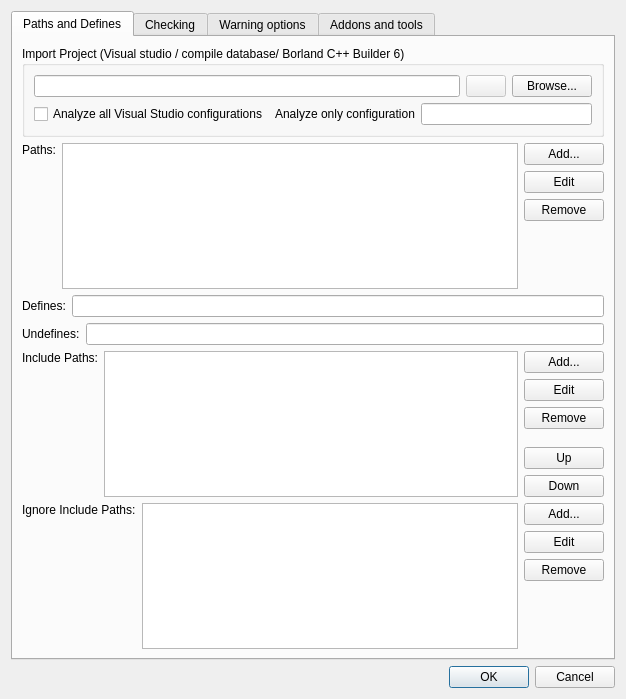
<?xml version="1.0" encoding="UTF-8"?>
<ui version="4.0">
 <class>ProjectFile</class>
 <widget class="QDialog" name="ProjectFile">
  <property name="geometry">
   <rect>
    <x>0</x>
    <y>0</y>
    <width>626</width>
    <height>699</height>
   </rect>
  </property>
  <property name="windowTitle">
   <string>Project File</string>
  </property>
  <layout class="QVBoxLayout" name="verticalLayout">
   <item>
    <widget class="QTabWidget" name="tabWidget">
     <property name="currentIndex">
      <number>0</number>
     </property>
     <widget class="QWidget" name="mTabPathsAndDefines">
      <attribute name="title">
       <string>Paths and Defines</string>
      </attribute>
      <layout class="QVBoxLayout" name="verticalLayout_9">
       <item>
        <widget class="QGroupBox" name="groupBox_4">
         <property name="title">
          <string>Import Project (Visual studio / compile database/ Borland C++ Builder 6)</string>
         </property>
         <layout class="QVBoxLayout" name="verticalLayout_4">
          <item>
           <layout class="QHBoxLayout" name="horizontalLayout">
            <item>
             <widget class="QLineEdit" name="mEditImportProject">
              <property name="readOnly">
               <bool>true</bool>
              </property>
             </widget>
            </item>
            <item>
             <widget class="QPushButton" name="mBtnClearImportProject">
              <property name="enabled">
               <bool>false</bool>
              </property>
              <property name="text">
               <string/>
              </property>
              <property name="icon">
               <iconset>
                <activeon>:/images/edit-clear.png</activeon>
               </iconset>
              </property>
             </widget>
            </item>
            <item>
             <widget class="QPushButton" name="mBtnBrowseImportProject">
              <property name="text">
               <string>Browse...</string>
              </property>
             </widget>
            </item>
           </layout>
          </item>
          <item>
           <layout class="QHBoxLayout" name="horizontalLayout_7">
            <item>
             <widget class="QCheckBox" name="mChkAllVsConfigs">
              <property name="toolTip">
               <string>&lt;html&gt;&lt;head/&gt;&lt;body&gt;&lt;p&gt;You have a choice:&lt;/p&gt;&lt;ul&gt;&lt;li&gt;Analyze all Debug and Release configurations&lt;/li&gt;&lt;li&gt;Only analyze the specified configuration&lt;/li&gt;&lt;/ul&gt;&lt;/body&gt;&lt;/html&gt;</string>
              </property>
              <property name="text">
               <string>Analyze all Visual Studio configurations</string>
              </property>
             </widget>
            </item>
            <item>
             <widget class="QLabel" name="label_3">
              <property name="text">
               <string>Analyze only configuration</string>
              </property>
             </widget>
            </item>
            <item>
             <widget class="QLineEdit" name="mEditVsConfig">
              <property name="toolTip">
               <string>Format &quot;configuration|platform&quot;, e.g. Release|x64
The first matching Debug configuration is used by default</string>
              </property>
             </widget>
            </item>
           </layout>
          </item>
         </layout>
        </widget>
       </item>
       <item>
        <layout class="QHBoxLayout" name="mLayoutCheckPaths">
         <item>
          <layout class="QVBoxLayout" name="verticalLayout_5">
           <item>
            <widget class="QLabel" name="mLabelCheckPaths">
             <property name="text">
              <string>Paths:</string>
             </property>
            </widget>
           </item>
           <item>
            <spacer name="verticalSpacer_2">
             <property name="orientation">
              <enum>Qt::Vertical</enum>
             </property>
             <property name="sizeHint" stdset="0">
              <size>
               <width>20</width>
               <height>40</height>
              </size>
             </property>
            </spacer>
           </item>
          </layout>
         </item>
         <item>
          <widget class="QListWidget" name="mListCheckPaths"/>
         </item>
         <item>
          <layout class="QVBoxLayout" name="mLayoutCheckPathsButtons">
           <item>
            <widget class="QPushButton" name="mBtnAddCheckPath">
             <property name="text">
              <string>Add...</string>
             </property>
            </widget>
           </item>
           <item>
            <widget class="QPushButton" name="mBtnEditCheckPath">
             <property name="text">
              <string>Edit</string>
             </property>
            </widget>
           </item>
           <item>
            <widget class="QPushButton" name="mBtnRemoveCheckPath">
             <property name="text">
              <string>Remove</string>
             </property>
            </widget>
           </item>
           <item>
            <spacer name="verticalSpacer_3">
             <property name="orientation">
              <enum>Qt::Vertical</enum>
             </property>
             <property name="sizeHint" stdset="0">
              <size>
               <width>20</width>
               <height>40</height>
              </size>
             </property>
            </spacer>
           </item>
          </layout>
         </item>
        </layout>
       </item>
       <item>
        <layout class="QHBoxLayout" name="mLayoutDefines">
         <item>
          <widget class="QLabel" name="mLabelDefines">
           <property name="text">
            <string>Defines:</string>
           </property>
           <property name="buddy">
            <cstring>mEditDefines</cstring>
           </property>
          </widget>
         </item>
         <item>
          <widget class="QLineEdit" name="mEditDefines">
           <property name="toolTip">
            <string>Defines must be separated by a semicolon. Example: DEF1;DEF2=5;DEF3=int</string>
           </property>
          </widget>
         </item>
        </layout>
       </item>
       <item>
        <layout class="QHBoxLayout" name="mLayoutUndefines">
         <item>
          <widget class="QLabel" name="mLabelUndefines">
           <property name="text">
            <string>Undefines:</string>
           </property>
           <property name="buddy">
            <cstring>mEditUndefines</cstring>
           </property>
          </widget>
         </item>
         <item>
          <widget class="QLineEdit" name="mEditUndefines">
           <property name="toolTip">
            <string>Undefines must be separated by a semicolon. Example: UNDEF1;UNDEF2;UNDEF3</string>
           </property>
          </widget>
         </item>
        </layout>
       </item>
       <item>
        <layout class="QHBoxLayout" name="mLayoutIncludePaths">
         <item>
          <layout class="QVBoxLayout" name="verticalLayout_11">
           <item>
            <widget class="QLabel" name="mLabelIncludePaths">
             <property name="text">
              <string>Include Paths:</string>
             </property>
            </widget>
           </item>
           <item>
            <spacer name="verticalSpacer_6">
             <property name="orientation">
              <enum>Qt::Vertical</enum>
             </property>
             <property name="sizeHint" stdset="0">
              <size>
               <width>20</width>
               <height>40</height>
              </size>
             </property>
            </spacer>
           </item>
          </layout>
         </item>
         <item>
          <widget class="QListWidget" name="mListIncludeDirs">
           <property name="selectionBehavior">
            <enum>QAbstractItemView::SelectRows</enum>
           </property>
          </widget>
         </item>
         <item>
          <layout class="QVBoxLayout" name="mLayoutIncludePathsButtons">
           <item>
            <widget class="QPushButton" name="mBtnAddInclude">
             <property name="text">
              <string>Add...</string>
             </property>
            </widget>
           </item>
           <item>
            <widget class="QPushButton" name="mBtnEditInclude">
             <property name="text">
              <string>Edit</string>
             </property>
            </widget>
           </item>
           <item>
            <widget class="QPushButton" name="mBtnRemoveInclude">
             <property name="text">
              <string>Remove</string>
             </property>
            </widget>
           </item>
           <item>
            <spacer name="verticalSpacer">
             <property name="orientation">
              <enum>Qt::Vertical</enum>
             </property>
             <property name="sizeHint" stdset="0">
              <size>
               <width>20</width>
               <height>40</height>
              </size>
             </property>
            </spacer>
           </item>
           <item>
            <widget class="QPushButton" name="mBtnIncludeUp">
             <property name="text">
              <string>Up</string>
             </property>
            </widget>
           </item>
           <item>
            <widget class="QPushButton" name="mBtnIncludeDown">
             <property name="text">
              <string>Down</string>
             </property>
            </widget>
           </item>
          </layout>
         </item>
        </layout>
       </item>
       <item>
        <layout class="QHBoxLayout" name="mLayoutIgnoreIncludeDirs">
         <item>
          <layout class="QVBoxLayout" name="verticalLayout_8">
           <item>
            <widget class="QLabel" name="mLabelIgnoreIncludeDirs">
             <property name="text">
              <string>Ignore Include Paths:</string>
             </property>
            </widget>
           </item>
           <item>
            <spacer name="verticalSpacer_11">
             <property name="orientation">
              <enum>Qt::Vertical</enum>
             </property>
             <property name="sizeHint" stdset="0">
              <size>
               <width>20</width>
               <height>40</height>
              </size>
             </property>
            </spacer>
           </item>
          </layout>
         </item>
         <item>
          <widget class="QListWidget" name="mListIgnoreIncludeDirs"/>
         </item>
         <item>
          <layout class="QVBoxLayout" name="mLayoutIgnoreIncludeDirsButtons">
           <item>
            <widget class="QPushButton" name="mBtnAddIgnoreIncludeDirs">
             <property name="text">
              <string>Add...</string>
             </property>
            </widget>
           </item>
           <item>
            <widget class="QPushButton" name="mBtnEditIgnoreIncludeDirs">
             <property name="text">
              <string>Edit</string>
             </property>
            </widget>
           </item>
           <item>
            <widget class="QPushButton" name="mBtnRemoveIgnoreIncludeDirs">
             <property name="text">
              <string>Remove</string>
             </property>
            </widget>
           </item>
           <item>
            <spacer name="verticalSpacer_12">
             <property name="orientation">
              <enum>Qt::Vertical</enum>
             </property>
             <property name="sizeHint" stdset="0">
              <size>
               <width>20</width>
               <height>40</height>
              </size>
             </property>
            </spacer>
           </item>
          </layout>
         </item>
        </layout>
       </item>
       <item>
        <spacer name="verticalSpacer_8">
         <property name="orientation">
          <enum>Qt::Vertical</enum>
         </property>
         <property name="sizeHint" stdset="0">
          <size>
           <width>20</width>
           <height>0</height>
          </size>
         </property>
        </spacer>
       </item>
      </layout>
     </widget>
     <widget class="QWidget" name="mTabChecking">
      <attribute name="title">
       <string>Checking</string>
      </attribute>
      <layout class="QVBoxLayout" name="verticalLayout_15">
       <item>
        <widget class="QGroupBox" name="groupBox_2">
         <property name="title">
          <string>Cppcheck build dir (whole program analysis, incremental analysis, statistics, etc)</string>
         </property>
         <layout class="QHBoxLayout" name="horizontalLayout_2">
          <item>
           <widget class="QLineEdit" name="mEditBuildDir"/>
          </item>
          <item>
           <widget class="QPushButton" name="mBtnBrowseBuildDir">
            <property name="text">
             <string>Browse...</string>
            </property>
           </widget>
          </item>
         </layout>
        </widget>
       </item>
       <item>
        <widget class="QGroupBox" name="groupBox_6">
         <property name="title">
          <string>Platform</string>
         </property>
         <layout class="QVBoxLayout" name="verticalLayout_12">
          <item>
           <widget class="QComboBox" name="mComboBoxPlatform"/>
          </item>
         </layout>
        </widget>
       </item>
       <item>
        <widget class="QGroupBox" name="groupBox_3">
         <property name="title">
          <string>Libraries</string>
         </property>
         <layout class="QVBoxLayout" name="verticalLayout_2">
          <item>
           <layout class="QHBoxLayout" name="mLayoutLibraries"/>
          </item>
          <item>
           <widget class="QLabel" name="mLabelLibrariesNote">
            <property name="text">
             <string>Note: Put your own custom .cfg files in the same folder as the project file. You should see them above.</string>
            </property>
            <property name="wordWrap">
             <bool>true</bool>
            </property>
           </widget>
          </item>
         </layout>
        </widget>
       </item>
       <item>
        <spacer name="verticalSpacer_7">
         <property name="orientation">
          <enum>Qt::Vertical</enum>
         </property>
         <property name="sizeHint" stdset="0">
          <size>
           <width>20</width>
           <height>96</height>
          </size>
         </property>
        </spacer>
       </item>
      </layout>
     </widget>
     <widget class="QWidget" name="mTabWarningOptions">
      <attribute name="title">
       <string>Warning options</string>
      </attribute>
      <layout class="QVBoxLayout" name="verticalLayout_7">
       <item>
        <widget class="QGroupBox" name="groupBox">
         <property name="title">
          <string>Root path:</string>
         </property>
         <layout class="QVBoxLayout" name="verticalLayout_13">
          <item>
           <widget class="QLineEdit" name="mEditProjectRoot"/>
          </item>
         </layout>
        </widget>
       </item>
       <item>
        <widget class="QGroupBox" name="groupBox_5">
         <property name="title">
          <string>Warning tags (separated by semicolon)</string>
         </property>
         <layout class="QHBoxLayout" name="horizontalLayout_3">
          <item>
           <widget class="QLineEdit" name="mEditTags"/>
          </item>
         </layout>
        </widget>
       </item>
       <item>
        <widget class="QGroupBox" name="groupBox_7">
         <property name="title">
          <string>Exclude paths</string>
         </property>
         <layout class="QHBoxLayout" name="horizontalLayout_4">
          <item>
           <widget class="QListWidget" name="mListExcludedPaths"/>
          </item>
          <item>
           <layout class="QVBoxLayout" name="layoutExcludePathButtons">
            <item>
             <widget class="QPushButton" name="mBtnAddIgnorePath">
              <property name="text">
               <string>Add...</string>
              </property>
             </widget>
            </item>
            <item>
             <widget class="QPushButton" name="mBtnEditIgnorePath">
              <property name="text">
               <string>Edit</string>
              </property>
             </widget>
            </item>
            <item>
             <widget class="QPushButton" name="mBtnRemoveIgnorePath">
              <property name="text">
               <string>Remove</string>
              </property>
             </widget>
            </item>
            <item>
             <spacer name="verticalSpacer_4">
              <property name="orientation">
               <enum>Qt::Vertical</enum>
              </property>
              <property name="sizeHint" stdset="0">
               <size>
                <width>20</width>
                <height>40</height>
               </size>
              </property>
             </spacer>
            </item>
           </layout>
          </item>
         </layout>
        </widget>
       </item>
       <item>
        <widget class="QGroupBox" name="groupBox_8">
         <property name="title">
          <string>Suppressions</string>
         </property>
         <layout class="QHBoxLayout" name="horizontalLayout_5">
          <item>
           <widget class="QListWidget" name="mListSuppressions"/>
          </item>
          <item>
           <layout class="QVBoxLayout" name="verticalLayout_6">
            <item>
             <widget class="QPushButton" name="mBtnAddSuppression">
              <property name="text">
               <string>Add</string>
              </property>
             </widget>
            </item>
            <item>
             <widget class="QPushButton" name="mBtnRemoveSuppression">
              <property name="text">
               <string>Remove</string>
              </property>
             </widget>
            </item>
            <item>
             <spacer name="verticalSpacer_10">
              <property name="orientation">
               <enum>Qt::Vertical</enum>
              </property>
              <property name="sizeHint" stdset="0">
               <size>
                <width>20</width>
                <height>40</height>
               </size>
              </property>
             </spacer>
            </item>
           </layout>
          </item>
         </layout>
        </widget>
       </item>
       <item>
        <spacer name="verticalSpacer_9">
         <property name="orientation">
          <enum>Qt::Vertical</enum>
         </property>
         <property name="sizeHint" stdset="0">
          <size>
           <width>20</width>
           <height>96</height>
          </size>
         </property>
        </spacer>
       </item>
      </layout>
     </widget>
     <widget class="QWidget" name="mTabAddonsAndTools">
      <attribute name="title">
       <string>Addons and tools</string>
      </attribute>
      <layout class="QVBoxLayout" name="verticalLayout_10">
       <item>
        <widget class="QGroupBox" name="mGroupBoxAddons">
         <property name="title">
          <string>Addons</string>
         </property>
         <layout class="QVBoxLayout" name="verticalLayout_3">
          <item>
           <widget class="QCheckBox" name="mAddonY2038">
            <property name="text">
             <string>Y2038</string>
            </property>
           </widget>
          </item>
          <item>
           <widget class="QCheckBox" name="mAddonThreadSafety">
            <property name="text">
             <string>Thread safety</string>
            </property>
           </widget>
          </item>
          <item>
           <widget class="QLabel" name="label">
            <property name="text">
             <string>Coding standards</string>
            </property>
           </widget>
          </item>
          <item>
           <widget class="QCheckBox" name="mAddonCert">
            <property name="text">
             <string>Cert</string>
            </property>
           </widget>
          </item>
          <item>
           <widget class="QCheckBox" name="mAddonMisra">
            <property name="text">
             <string>MISRA C 2012</string>
            </property>
           </widget>
          </item>
          <item>
           <layout class="QHBoxLayout" name="horizontalLayout_6">
            <item>
             <widget class="QLabel" name="label_2">
              <property name="text">
               <string>Misra rule texts</string>
              </property>
             </widget>
            </item>
            <item>
             <widget class="QLineEdit" name="mEditMisraFile">
              <property name="toolTip">
               <string>&lt;html&gt;&lt;head/&gt;&lt;body&gt;&lt;p&gt;Copy/paste the text from Appendix A &amp;quot;Summary of guidelines&amp;quot; from the MISRA C 2012 pdf to a text file.&lt;/p&gt;&lt;/body&gt;&lt;/html&gt;</string>
              </property>
             </widget>
            </item>
            <item>
             <widget class="QPushButton" name="mBtnBrowseMisraFile">
              <property name="text">
               <string>...</string>
              </property>
             </widget>
            </item>
           </layout>
          </item>
         </layout>
        </widget>
       </item>
       <item>
        <widget class="QGroupBox" name="mGroupBoxTools">
         <property name="title">
          <string>External tools</string>
         </property>
         <layout class="QVBoxLayout" name="verticalLayout_1">
          <item>
           <widget class="QCheckBox" name="mToolClangTidy">
            <property name="text">
             <string>Clang-tidy</string>
            </property>
           </widget>
          </item>
          <item>
           <widget class="QCheckBox" name="mToolClangAnalyzer">
            <property name="text">
             <string>Clang analyzer</string>
            </property>
           </widget>
          </item>
         </layout>
        </widget>
       </item>
       <item>
        <spacer name="verticalSpacer_5">
         <property name="orientation">
          <enum>Qt::Vertical</enum>
         </property>
         <property name="sizeHint" stdset="0">
          <size>
           <width>20</width>
           <height>368</height>
          </size>
         </property>
        </spacer>
       </item>
      </layout>
     </widget>
    </widget>
   </item>
   <item>
    <widget class="QDialogButtonBox" name="mButtons">
     <property name="orientation">
      <enum>Qt::Horizontal</enum>
     </property>
     <property name="standardButtons">
      <set>QDialogButtonBox::Cancel|QDialogButtonBox::Ok</set>
     </property>
    </widget>
   </item>
  </layout>
 </widget>
 <tabstops>
  <tabstop>mButtons</tabstop>
 </tabstops>
 <resources/>
 <connections>
  <connection>
   <sender>mButtons</sender>
   <signal>accepted()</signal>
   <receiver>ProjectFile</receiver>
   <slot>accept()</slot>
   <hints>
    <hint type="sourcelabel">
     <x>270</x>
     <y>352</y>
    </hint>
    <hint type="destinationlabel">
     <x>157</x>
     <y>158</y>
    </hint>
   </hints>
  </connection>
  <connection>
   <sender>mButtons</sender>
   <signal>rejected()</signal>
   <receiver>ProjectFile</receiver>
   <slot>reject()</slot>
   <hints>
    <hint type="sourcelabel">
     <x>338</x>
     <y>352</y>
    </hint>
    <hint type="destinationlabel">
     <x>286</x>
     <y>158</y>
    </hint>
   </hints>
  </connection>
 </connections>
</ui>
